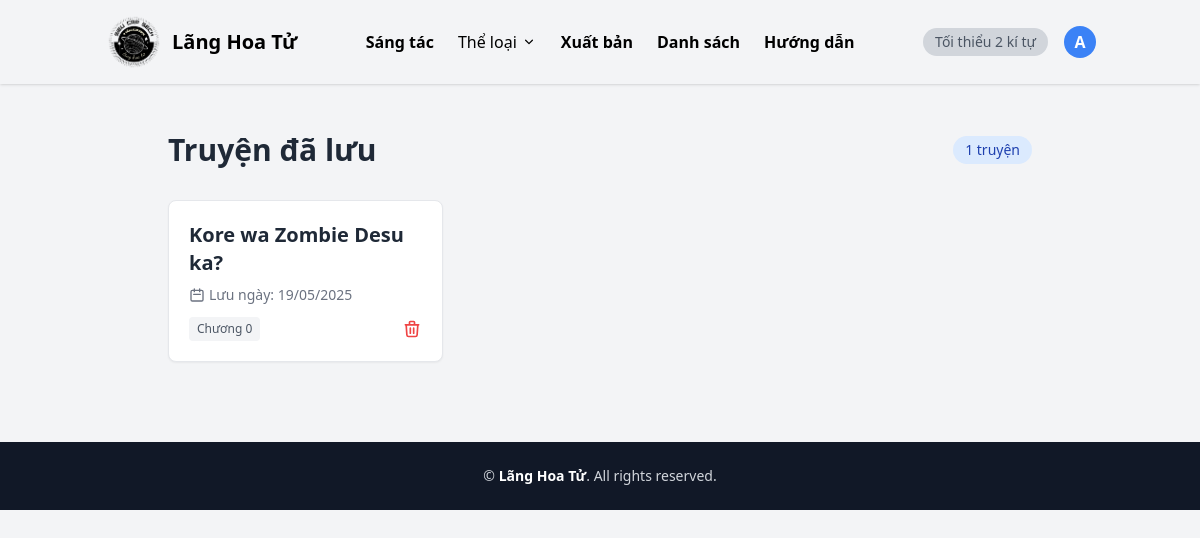
Page /users/saved/ (signed in) on the earlier database version.
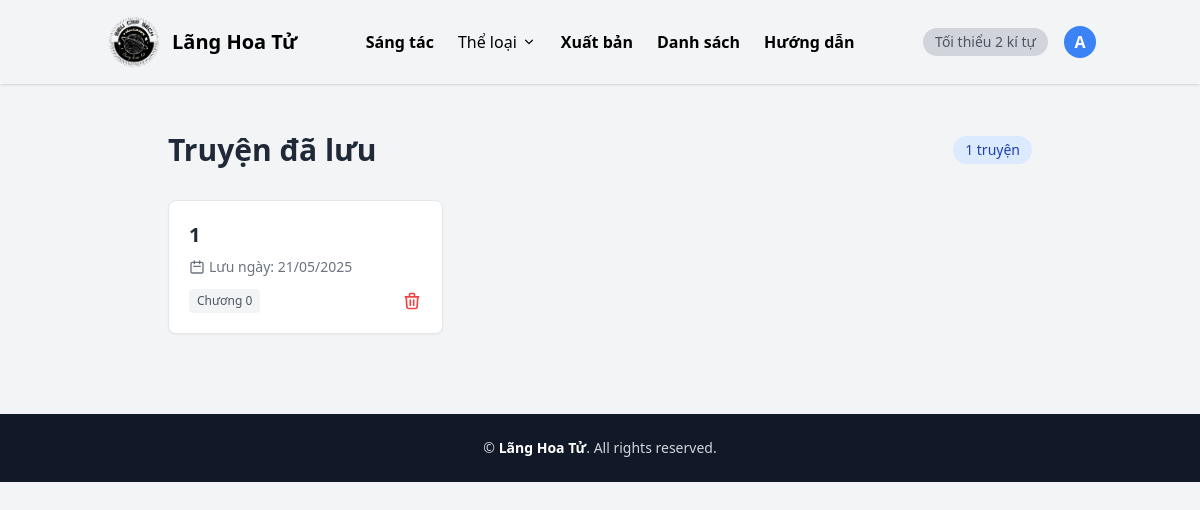
Same page on the later database version.
### novels/models.py (models this page shows, shortened)
class SavedNovel(models.Model):
    user = models.ForeignKey(settings.AUTH_USER_MODEL, on_delete=models.CASCADE, related_name='saved_novels')
    novel = models.ForeignKey('Novel', on_delete=models.CASCADE, related_name='saved_by_users')
    saved_at = models.DateTimeField(auto_now_add=True)
    class Meta:
        unique_together = ('user', 'novel')

class Novel(models.Model):
    STATUS_CHOICES = [
        ('ongoing', 'Đang tiến hành'),
        ('completed', 'Hoàn thành'),
    ]
    title = models.CharField(max_length=255)
    description = models.TextField(blank=True)
    author = models.CharField(max_length=255, blank=True)
    cover_image = models.ImageField(upload_to='uploads/covers/', blank=True, null=True)
    status = models.CharField(max_length=10, choices=STATUS_CHOICES, default='ongoing')
    genres = models.ManyToManyField(Genre, related_name='novels')
    uploaded_by = models.ForeignKey(settings.AUTH_USER_MODEL, on_delete=models.CASCADE, related_name='uploaded_novels', null=True)
    created_at = models.DateTimeField(auto_now_add=True)
    updated_at = models.DateTimeField(auto_now=True)

### users/views.py (the view)
# urls.py: path('saved/', views.saved_novels, name='saved_novels'),
@login_required
def saved_novels(request):
    saved = request.user.saved_novels.select_related('novel')
    return render(request, 'users/saved.html', {'saved_novels': saved})

### novels/context_processors.py (called while the page is built)
def genres_processor(request):
    return {'genres': Genre.objects.all()}

### templates/users/saved.html (shortened to what this page needs)
{% extends 'index.html' %}
{% block content %}
<div class="max-w-4xl mx-auto px-4 py-8">
  <div class="flex items-center justify-between mb-8">
    <h2 class="text-3xl font-bold text-gray-800">Truyện đã lưu</h2>
    <span class="bg-blue-100 text-blue-800 text-sm font-medium px-3 py-1 rounded-full">
      {{ saved_novels.count }} truyện
    </span>
  </div>
  {% if saved_novels %}
  <div class="grid gap-5 md:grid-cols-2 lg:grid-cols-3">
    {% for saved in saved_novels %}
    <div class="bg-white rounded-lg border border-gray-200 shadow-sm overflow-hidden hover:shadow-md transition-shadow duration-300">
      <a href="{% url 'novels:novel_detail' saved.novel.id %}">
        <div class="p-5">
          <h3 class="text-xl font-bold text-gray-800 mb-2 hover:text-blue-600 transition-colors line-clamp-2">
            {{ saved.novel.title }}
          </h3>
          <div class="flex items-center text-sm text-gray-500 mb-3">
            <svg xmlns="http://www.w3.org/2000/svg" class="h-4 w-4 mr-1" fill="none" viewBox="0 0 24 24" stroke="currentColor">
              <path stroke-linecap="round" stroke-linejoin="round" stroke-width="2" d="M8 7V3m8 4V3m-9 8h10M5 21h14a2 2 0 002-2V7a2 2 0 00-2-2H5a2 2 0 00-2 2v12a2 2 0 002 2z" />
            </svg>
            Lưu ngày: {{ saved.saved_at|date:"d/m/Y" }}
          </div>
          <div class="flex justify-between items-center">
            <span class="text-xs px-2 py-1 bg-gray-100 text-gray-600 rounded">
              Chương {{ saved.novel.latest_chapter.number|default:"0" }}
            </span>
            <button class="text-red-500 hover:text-red-700 transition-colors">
              <svg xmlns="http://www.w3.org/2000/svg" class="h-5 w-5" fill="none" viewBox="0 0 24 24" stroke="currentColor">
                <path stroke-linecap="round" stroke-linejoin="round" stroke-width="2" d="M19 7l-.867 12.142A2 2 0 0116.138 21H7.862a2 2 0 01-1.995-1.858L5 7m5 4v6m4-6v6m1-10V4a1 1 0 00-1-1h-4a1 1 0 00-1 1v3M4 7h16" />
              </svg>
            </button>
          </div>
        </div>
      </a>
    </div>
    {% endfor %}
  </div>
  {% endif %}
</div>
{% endblock %}

Differences in the rows shown:
removed SavedNovel: novel "Kore wa Zombie Desu ka?", saved_at "19/05/2025", novel.latest_chapter.number "0"
added SavedNovel: novel "1", saved_at "21/05/2025", novel.latest_chapter.number "0"
